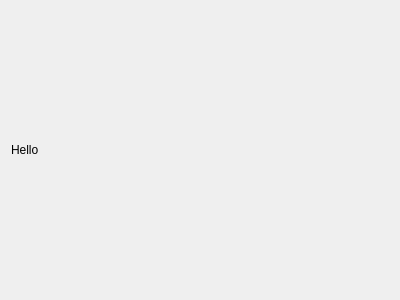
<?xml version="1.0" encoding="UTF-8"?>
<ui version="4.0">
 <class>MainScreen</class>
 <widget class="QWidget" name="MainScreen">
  <property name="geometry">
   <rect>
    <x>0</x>
    <y>0</y>
    <width>400</width>
    <height>300</height>
   </rect>
  </property>
  <property name="windowTitle">
   <string>Form</string>
  </property>
  <layout class="QGridLayout" name="gridLayout">
   <item row="0" column="0">
    <widget class="QLabel" name="label">
     <property name="text">
      <string>Hello</string>
     </property>
    </widget>
   </item>
  </layout>
 </widget>
 <resources/>
 <connections/>
</ui>
